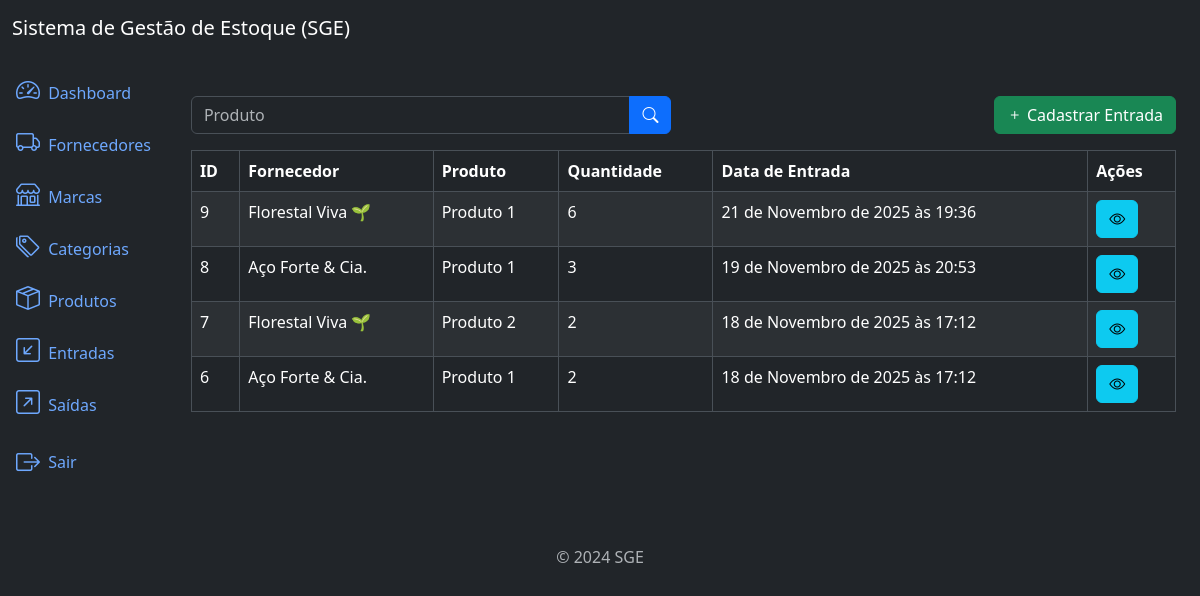
/inflows/list/ (signed in), run on an earlier commit of the app's database.
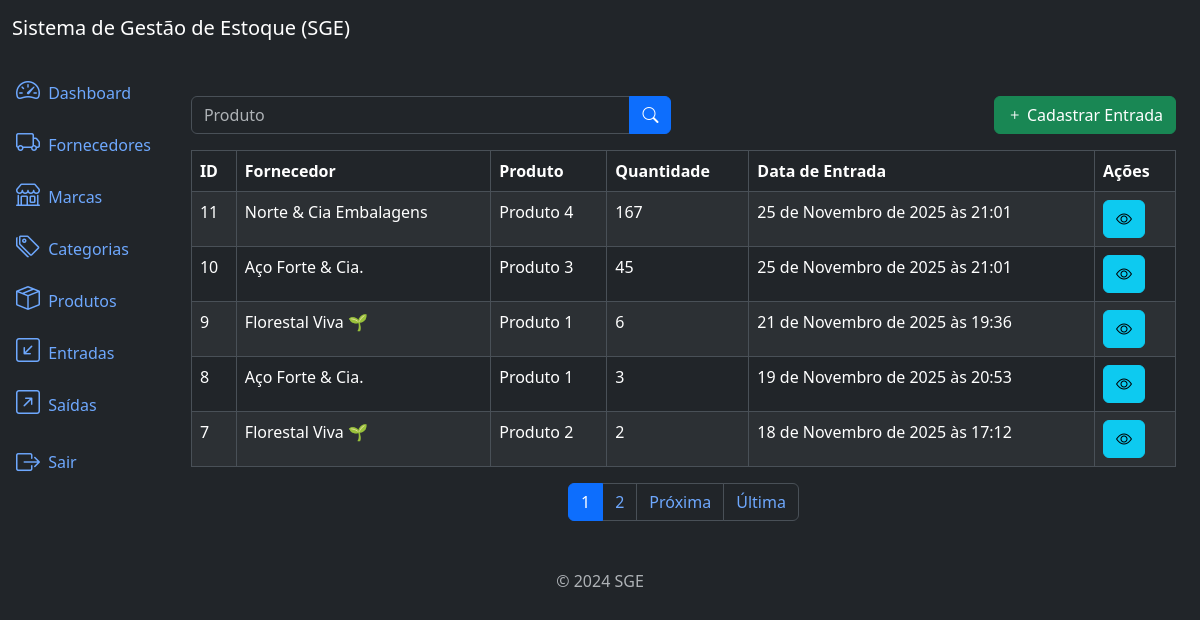
And on a later commit of the database.
### inflows/models.py (models this page shows, shortened)
class Inflow(models.Model):
    supplier = models.ForeignKey(Supllier, on_delete=models.PROTECT,
                related_name='inflows')
    product = models.ForeignKey(Product, on_delete=models.PROTECT,
                related_name='inflows')
    quantity = models.IntegerField()
    description = models.TextField(max_length=10_000, null=True, blank=True)
    created_at = models.DateTimeField(auto_now_add=True)
    updated_at = models.DateTimeField(auto_now=True)
    class Meta:
        ordering = ['-created_at']

### supplier/models.py (models this page shows)
class Supllier(models.Model):
    name = models.CharField(max_length=300)
    description = models.TextField(null=True, blank=True)
    created_at = models.DateTimeField(auto_now_add=True)
    updated_at = models.DateTimeField(auto_now=True)
    class Meta:
        ordering = ['name']
    def __str__(self):
        return self.name

### products/models.py (models this page shows)
class Product(models.Model):
    title = models.CharField(max_length=400)
    category = models.ForeignKey(Category, on_delete=models.PROTECT,
                related_name='products')
    brand = models.ForeignKey(Brand, on_delete=models.PROTECT,
            related_name='products')
    description = models.TextField(max_length=10000, blank=True, null=True)
    serie_number = models.CharField(max_length=200, null=True, blank=True)
    cost_price = models.DecimalField(max_digits=20, decimal_places=2)
    selling_price = models.DecimalField(max_digits=20, decimal_places=2)
    quantity = models.IntegerField(default=0)
    created_at = models.DateTimeField(auto_now_add=True)
    updated_at = models.DateTimeField(auto_now=True)
    class Meta:
        ordering = ['title']
    def __str__(self):
        return self.title

### inflows/views.py (the view)
# urls.py: path('inflows/list/', views.InflowListView.as_view(), name='inflow_list'),
class InflowListView(LoginRequiredMixin, PermissionRequiredMixin, ListView):
    model = models.Inflow
    template_name = 'inflow_list.html'
    context_object_name = 'inflows'
    paginate_by = 5
    permission_required = 'inflows.view_inflow'
    def get_queryset(self):
        qs = super().get_queryset()
        product = self.request.GET.get('product')
        if product:
            qs = qs.filter(product__title__icontains=product)
        return qs

### inflows/templates/inflow_list.html (shortened to what this page needs)
{% extends 'base.html' %}
{% block content %}
<div class='row mb-3'>
    <div class='col-md-6'>
        <form method="get" action="{% url "inflow_list" %}">
            <div class='input-group'>
                <input type="text" class="form-control" name='inflow' placeholder='Produto' value="{{request.GET.inflow}}">
                <button type='submit' class="btn btn-primary">
                    <i class='bi bi-search'></i>
                </button>
            </div>
        </form>
    </div>
    {% if perms.inflows.add_inflow %}
    <div class='col-md-6'>
        <a href="{% url "inflow_create" %}" class='btn btn-success float-end'>
            <i class='bi bi-plus'></i>
            Cadastrar Entrada
        </a>
    </div>
    {% endif %}
</div>
<div class="table-responsive">
    <table class="table table-striped table-bordered">
        <thead class="thead-dark">
            <tr>
                <th>ID</th>
                <th>Fornecedor</th>
                <th>Produto</th>
                <th>Quantidade</th>
                <th>Data de Entrada</th>
                <th>Ações</th>
            </tr>
        </thead>
        <tbody>
            {% for inflow in inflows %}
                <tr>
                    <td>{{inflow.pk}}</td>
                    <td>{{inflow.supplier}}</td>
                    <td>{{inflow.product}}</td>
                    <td>{{inflow.quantity}}</td>
                    <td>{{inflow.created_at}}</td>
                    <td>
                        <a href="{% url "inflow_detail" inflow.pk %}" class='btn btn-info btn-small'>
                            <i class='bi bi-eye'></i>
                        </a>
                    </td>
                </tr>
            {% endfor %}
        </tbody>
    </table>
</div>
{% include "components/_pagination.html" %}
{% endblock content %}

What changed in the data, as far as the page shows it:
no longer on this page (row unchanged): Inflow: pk "6", supplier "Aço Forte & Cia.", product "Produto 1", quantity "2", created_at "18 de Novembro de 2025 às 17:12"
added Inflow: pk "11", supplier "Norte & Cia Embalagens", product "Produto 4", quantity "167", created_at "25 de Novembro de 2025 às 21:01"
added Inflow: pk "10", supplier "Aço Forte & Cia.", product "Produto 3", quantity "45", created_at "25 de Novembro de 2025 às 21:01"
Also different on the page:
new list line: "1"
new list line: "2"
text now shown: "Próxima Última"
